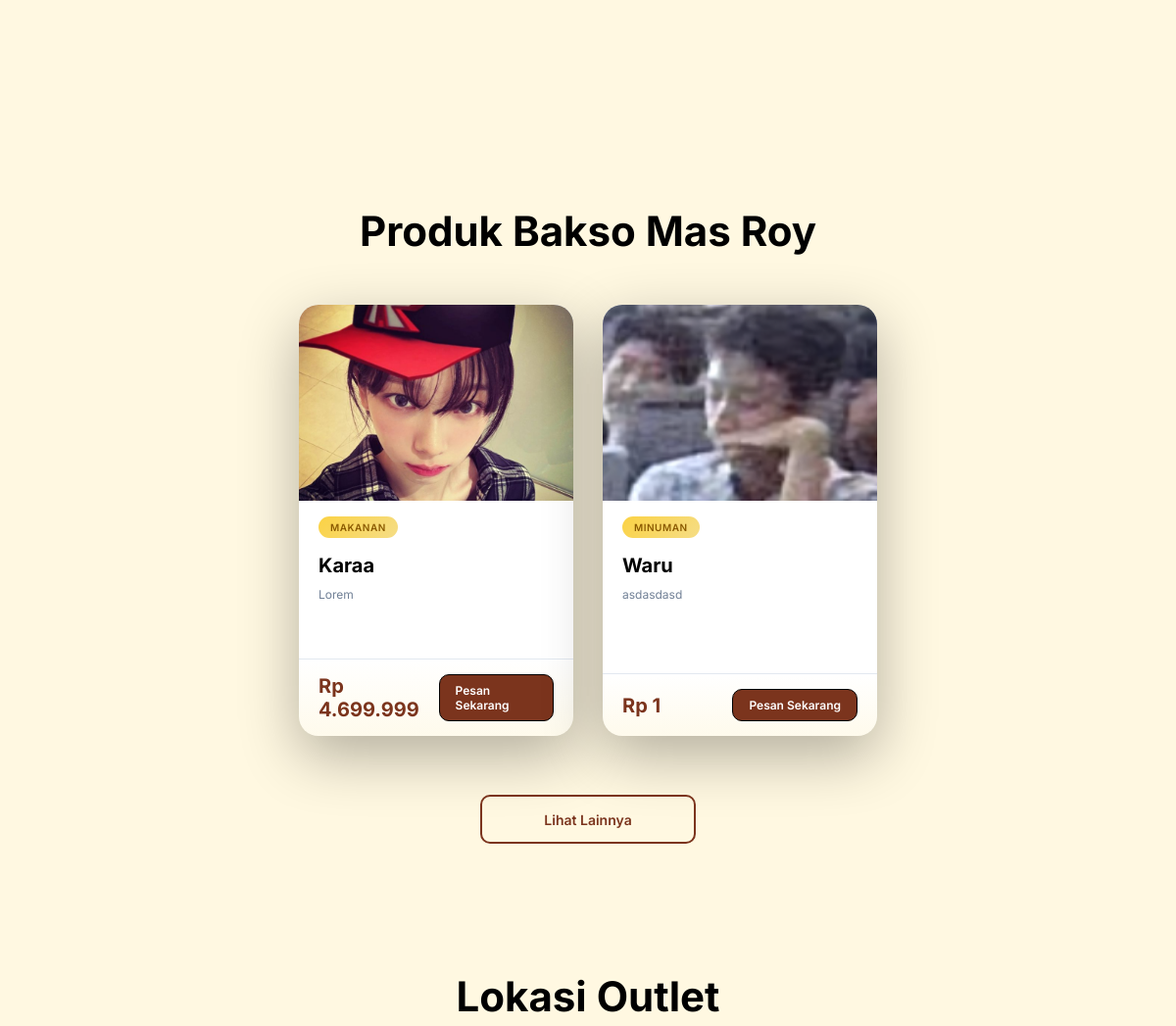
Before: / (middle part) with the older database file.
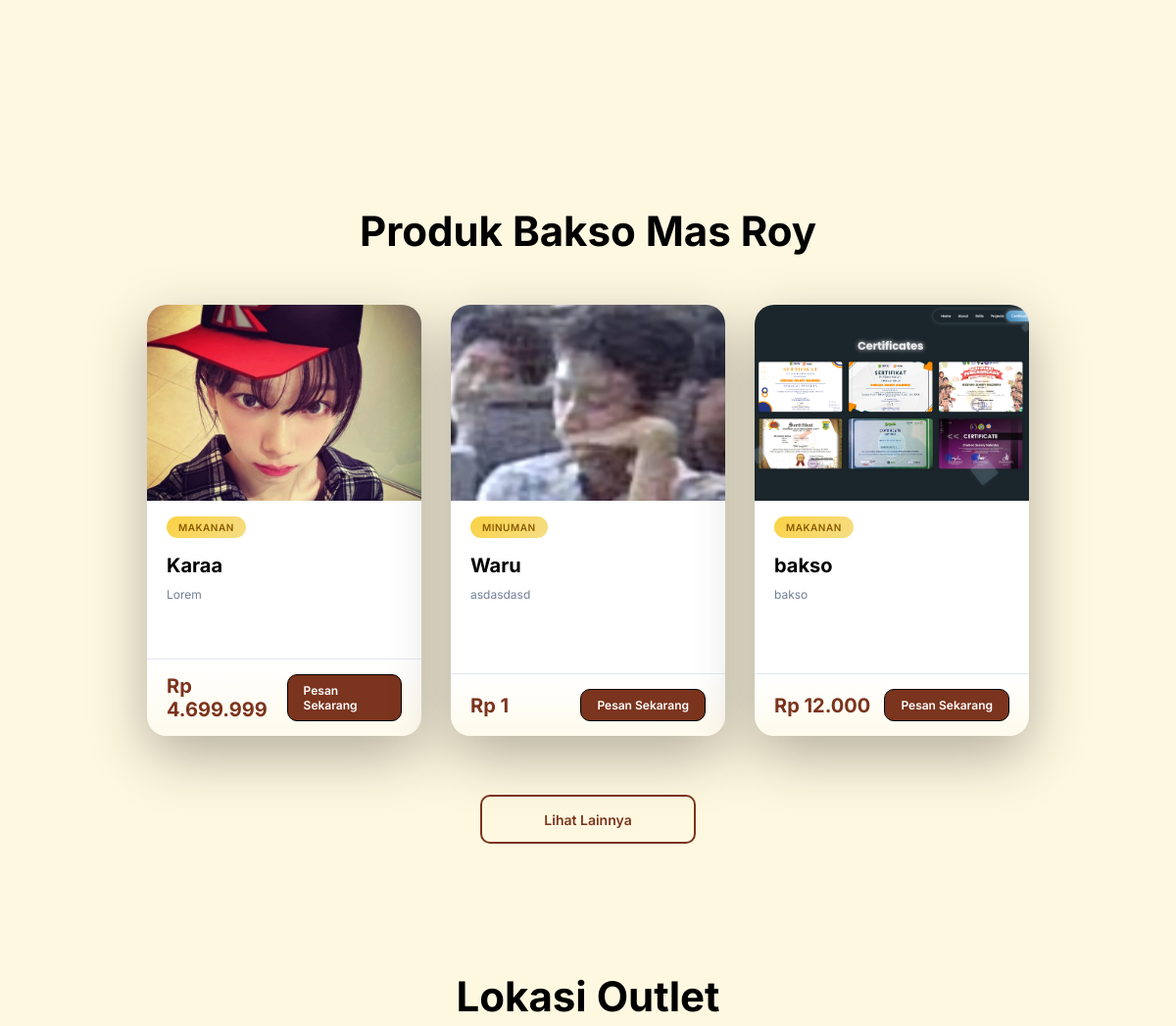
After: the same page with the newer database file.
### tables this page shows
CREATE TABLE `produk` (
  `id` int(11) NOT NULL,
  `nama` varchar(255) NOT NULL,
  `kategori` varchar(255) NOT NULL,
  `harga` int(11) NOT NULL,
  `deskripsi` text NOT NULL,
  `image` varchar(255) NOT NULL
);

### index.php (the view, shortened to what this page needs)
<?php
require 'functions.php';
?>
<!DOCTYPE html>
<html lang="id">
<head>
  <link rel="stylesheet" href="css/style.css" />
  <link rel="stylesheet" href="https://cdnjs.cloudflare.com/ajax/libs/font-awesome/6.5.2/css/all.min.css" />
  <link rel="stylesheet" href="https://cdn.jsdelivr.net/npm/bootstrap-icons@1.11.1/font/bootstrap-icons.css" />
</head>
<body>
  <section class="tentang" id="tentang">
  </section>
  <section class="produk-section" id="produk">
    <h2>Produk Bakso Mas Roy</h2>
    <div class="pembungkusluar">
      <?php
      $result = mysqli_query($conn, "SELECT * FROM produk");
      while ($row = mysqli_fetch_assoc($result)):
      ?>
        <div class="produk-item">
          <div class="container">
            <div class="foto-produk">
              <img src="<?= $row['image'] ?> " alt="<?= $row['nama'] ?>" />
            </div>
            <div class="judul">
              <h4>
                <?= $row['kategori'] ?>
              </h4>
            </div>
            <div class="nama">
              <h3>
                <?= $row['nama'] ?>
              </h3>
            </div>
            <div class="deskripsi">
              <p>
                <?= $row['deskripsi'] ?>
              </p>
            </div>
            <div class="hargapesan">
              <div class="harga-produk">
                <h3>Rp
                  <?= number_format($row['harga'], 0, ',', '.') ?>
                </h3>
              </div>
              <div class="cta-produk">
                <a href="menubaksomasroy.html
                ">Pesan Sekarang</a>
              </div>
            </div>
          </div>
        </div>
      <?php endwhile; ?>
    </div>
    <div class="lihat-lainnya">
      <a href="listmenu.php">
        <button class="btn-lain">
          Lihat Lainnya
        </button>
      </a>
    </div>
  </section>
  <section class="lokasi-outlet" id="lokasi-outlet">
    <h2>Lokasi Outlet</h2>
  </section>
</body>
</html>

### css/style.css (style rules this page uses)
* { margin: 0; padding: 0; box-sizing: border-box; font-family: "Inter", sans-serif; font-optical-sizing: auto; font-style: normal; scroll-behavior: smooth; }
:root { --background: #fff8e1; --primary: #fbd244; --secondary: #7b341d; --dark: #000000; --light: #f0f0f0; --blue: #1a237e; }
body { background: var(--background); color: var(--dark); overflow-x: hidden; }
.tentang { padding: 80px 60px; background: var(--background); text-align: center; }
.tentang h2, .produk-section h2, .lokasi-outlet h2 { font-size: 42px; margin-top: 0; margin-bottom: 40px; font-weight: 700; text-align: center; }
.produk-section { padding: 80px 60px; background: var(--background); }
.produk-section h2 { color: var(--dark); text-shadow: none; margin-top: 0; margin-bottom: 50px; }
.pembungkusluar { display: flex; gap: 30px; flex-wrap: wrap; justify-content: center; max-width: 1400px; margin: 0 auto; }
.pembungkusluar .produk-item { width: 280px; height: 440px; perspective: 1000px; cursor: pointer; }
.pembungkusluar .container { width: 100%; height: 100%; position: relative; transition: transform 0.1s ease; transform-style: preserve-3d; background: white; border-radius: 20px; overflow: hidden; box-shadow: 0 20px 60px rgba(0, 0, 0, 0.3); display: flex; flex-direction: column; }
.pembungkusluar .foto-produk { height: 200px; width: 100%; overflow: hidden; position: relative; background: linear-gradient(135deg, #f5f7fa 0%, #c3cfe2 100%); }
.pembungkusluar .foto-produk img { width: 100%; height: 100%; object-fit: cover; transition: transform 0.3s ease; }
.pembungkusluar .judul { padding: 15px 20px 8px 20px; }
.pembungkusluar .judul h4 { display: inline-block; color: #8b5a00; padding: 5px 12px; border-radius: 20px; font-size: 10px; font-weight: 600; letter-spacing: 0.5px; text-transform: uppercase; background: linear-gradient(135deg, #fbd244 0%, #f5dd86 100%); }
.pembungkusluar .nama { padding: 8px 20px 4px 20px; }
.pembungkusluar .nama h3 { font-size: 20px; color: #000000; font-weight: 700; }
.pembungkusluar .deskripsi { padding: 4px 20px 15px 20px; flex-grow: 1; display: flex; align-items: flex-start; }
.pembungkusluar .deskripsi p { font-size: 12px; color: #718096; line-height: 1.6; }
.pembungkusluar .hargapesan { display: flex; justify-content: space-between; align-items: center; padding: 15px 20px; border-top: 1px solid #e2e8f0; background: linear-gradient(to bottom, transparent, rgba(251, 210, 68, 0.1)); margin-top: auto; }
.pembungkusluar .harga-produk h3 { font-size: 20px; color: var(--secondary); font-weight: 700; }
.pembungkusluar .cta-produk a { text-decoration: none; color: white; padding: 8px 16px; background: var(--secondary); border-radius: 10px; font-weight: 600; font-size: 12px; transition: all 0.3s ease; display: inline-block; border: 1px solid var(--dark); }
.lihat-lainnya { display: flex; text-align: center; margin-top: 60px; margin-bottom: 50px; position: relative; justify-content: center; }
.btn-lain { width: 220px; height: 50px; padding: 12px 28px; border: 2px solid var(--secondary); background: transparent; color: var(--secondary); border-radius: 10px; font-size: 14px; font-weight: 600; cursor: pointer; position: relative; overflow: hidden; z-index: 1; transition: color 0.4s ease; }
.btn-lain::before { content: ""; position: absolute; bottom: 0; left: 0; width: 100%; height: 0; background: var(--primary); transition: height 0.4s ease; z-index: -1; }
.lokasi-outlet { margin: 0 auto; max-width: 1400px; margin-bottom: 80px; }
.lokasi-outlet h2 { margin-top: 0; margin-bottom: 40px; }

Changed rows visible on the page:
added produk: image (picture), kategori "MAKANAN", nama "bakso", deskripsi "bakso", harga "12.000"
